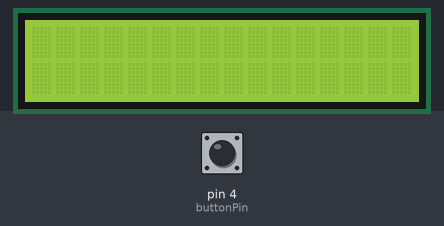
The sketch below on a simulated Arduino Uno, built with avr-gcc and run on an emulated ATmega328P. On the bench: 16×2 character LCD. The inputs (shaded band) are chosen by the test bench; at power-on: pin 4 (buttonPin) HIGH.

Above: at 1.2 s.
1.3 s: pin 4 (buttonPin) pulled LOW for 3.2 s
At 1.42 s:
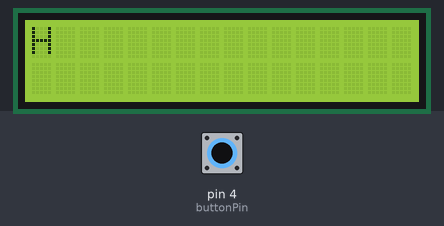
At 4.2 s:
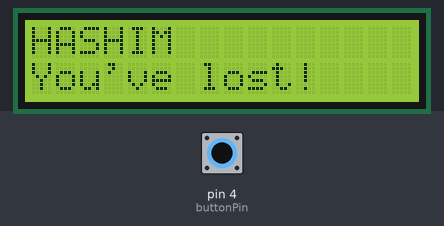
Timing chart, 0 to 5.7 s (numbered marks = the images above; inputs shaded):
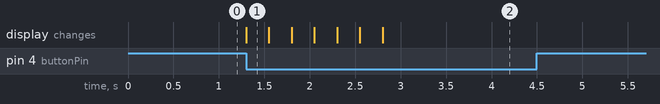

The sketch:

lcd_guessing_game.ino
```cpp
// include the library code:
#include <LiquidCrystal.h>

int buttonPin = 4;

// initialize the library with the numbers of the interface pins
LiquidCrystal lcd(7, 8, 9, 10, 11, 12);
//String myWord = "HASHIM";

char wordArray[] = "HASHIM";
int numOfLet = sizeof(wordArray);
int count = 0;

void setup() {
  // set up the LCD's number of columns and rows:
  lcd.begin(16, 2);
  // Print a message to the LCD.
  pinMode(buttonPin, INPUT_PULLUP); //circuit is HIGH until pushed
  Serial.begin(9600);

}

void loop() {

  while (count < numOfLet-1) {
    if (digitalRead(buttonPin) == LOW) {
      lcd.setCursor(count, 0);
      lcd.print(wordArray[count]);
      count++;
      delay(250);
    }
  }

  lcd.setCursor(0,1);
  lcd.print("You've lost!");


  delay(500);
}
```

Measured:
- after the input at 1.3 s, the display: changes at once (image 1)
